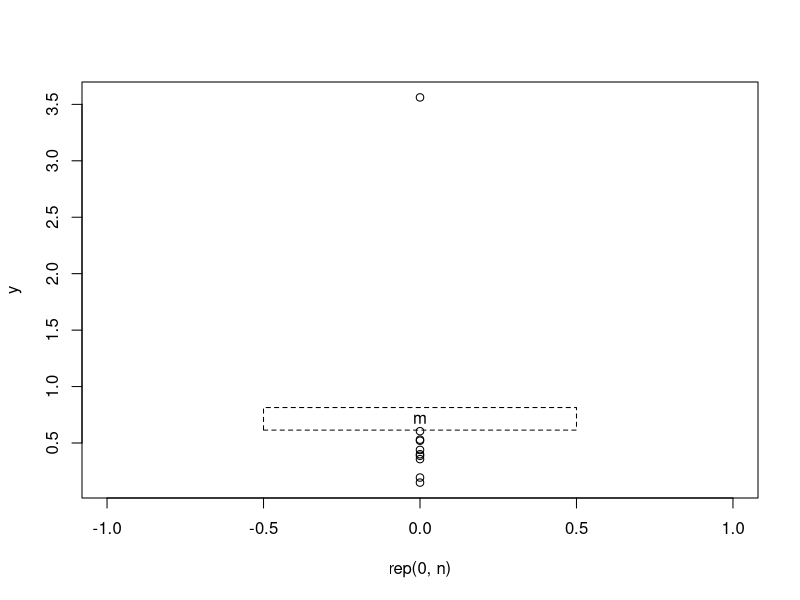

Generate this figure with R: (Note: this script raises an error after producing the figure.)
n <- 10
y <- rexp(n)
save(y,file="qptest.Rdata")

plot(rep(0,n),y)
m <- mean(y)
points(0,m,pch="m")
h <- 0.2
w <- 1
rect(-w/2,m-h/2,w/2,m+h/2,lty="dashed")

In <- diag(rep(1,n))
zero <- diag(rep(0,n))
one.vec <- rep(1,n)
zero.vec <- rep(0,n)
A <- rbind(cbind(t(one.vec),t(zero.vec),t(zero.vec),t(zero.vec)),
           cbind(In,In,zero,In),
           cbind(-In,zero,In,In))
b0 <- as.vector(cbind(y,zero.vec,zero.vec,one.vec*h/2))
d <- rep(0,2*n+1)
d[1] <- m
D <- diag(rep(0,2*n+1))
D[1,1] <- 1
epsilon <- 0.001
diag(D) <- diag(D)+epsilon
sol <- solve.QP(D,d,A,b0,n)

##simpler, only 1 point:
m <- 0.9
y <- 1
f <- function(x)(x-m)^2
curve(f(x),0,2)
h <- 0.5
pts <- c(y-h/2,y,y+h/2,m)
pch <- c("[","y","]","m")
points(pts,f(pts),pch=pch)
A <- cbind(diag(rep(1,3)),c(0,1,1))
b0 <- c(y,0,0,h/2)
Q <- t(c(1,1,-1))
D <- t(Q)%*%Q
diag(D) <- diag(D)+epsilon
d <- m*Q
sol <- solve.QP(D,d,A,b0,1)
sol
